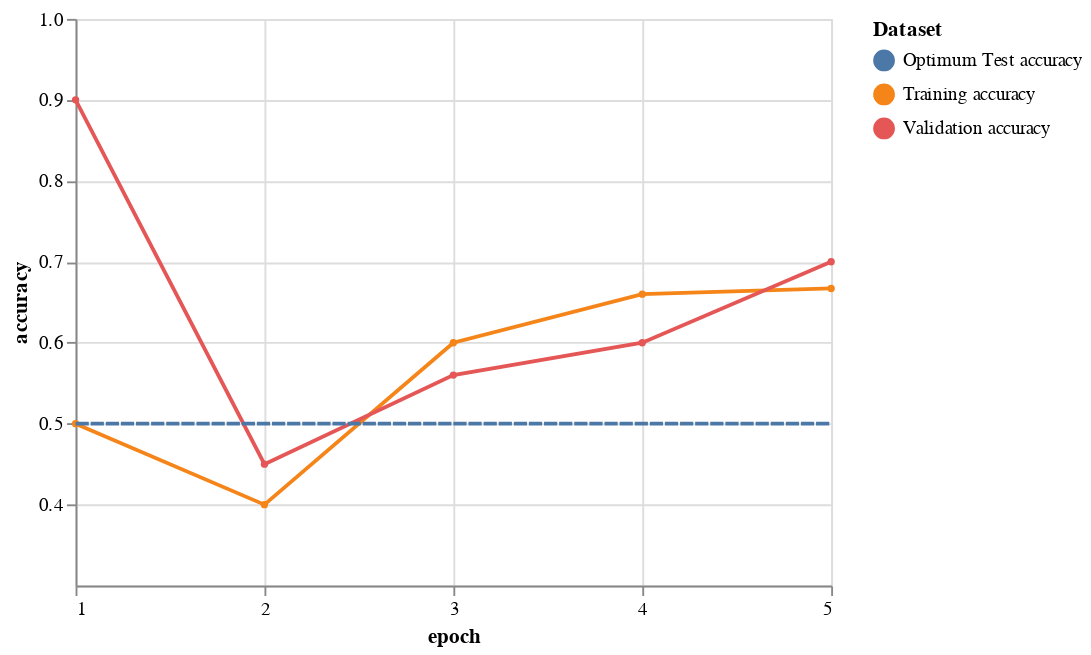

The notebook cell this image was saved under:
### Code cell
training_lines(train, valid, .5)

### Figure 1 — Vega-Lite specification as saved in the notebook (floating-point values rounded to 4 significant figures)
{"config": {"view": {"continuousWidth": 400, "continuousHeight": 300}, "point": {"size": 15}}, "layer": [{"data": {"name": "data-edb1ba96679324c3283c36b3d48cd0ee"}, "mark": {"type": "line", "point": true}, "encoding": {"color": {"type": "nominal", "field": "Dataset"}, "x": {"type": "quantitative", "axis": {"tickMinStep": 1}, "field": "epoch"}, "y": {"type": "quantitative", "field": "accuracy", "scale": {"domain": [0.3, 1]}}}}, {"data": {"name": "data-ff7afc7badc79cf092b1b6483dbc01bc"}, "mark": {"type": "line", "strokeDash": [7, 1]}, "encoding": {"color": {"type": "nominal", "field": "Dataset"}, "x": {"type": "quantitative", "axis": {"tickMinStep": 1}, "field": "epoch"}, "y": {"type": "quantitative", "field": "accuracy", "scale": {"domain": [0.3, 1]}}}}], "title": {"text": ""}, "$schema": "https://vega.github.io/schema/vega-lite/v4.8.1.json", "datasets": {"data-edb1ba96679324c3283c36b3d48cd0ee": [{"accuracy": 0.5, "epoch": 1, "Dataset": "Training accuracy"}, {"accuracy": 0.4, "epoch": 2, "Dataset": "Training accuracy"}, {"accuracy": 0.6, "epoch": 3, "Dataset": "Training accuracy"}, {"accuracy": 0.66, "epoch": 4, "Dataset": "Training accuracy"}, {"accuracy": 0.667, "epoch": 5, "Dataset": "Training accuracy"}, {"accuracy": 0.9, "epoch": 1, "Dataset": "Validation accuracy"}, {"accuracy": 0.45, "epoch": 2, "Dataset": "Validation accuracy"}, {"accuracy": 0.56, "epoch": 3, "Dataset": "Validation accuracy"}, {"accuracy": 0.6, "epoch": 4, "Dataset": "Validation accuracy"}, {"accuracy": 0.7, "epoch": 5, "Dataset": "Validation accuracy"}], "data-ff7afc7badc79cf092b1b6483dbc01bc": [{"epoch": 1, "accuracy": 0.5, "Dataset": "Optimum Test accuracy"}, {"epoch": 2, "accuracy": 0.5, "Dataset": "Optimum Test accuracy"}, {"epoch": 3, "accuracy": 0.5, "Dataset": "Optimum Test accuracy"}, {"epoch": 4, "accuracy": 0.5, "Dataset": "Optimum Test accuracy"}, {"epoch": 5, "accuracy": 0.5, "Dataset": "Optimum Test accuracy"}]}}
